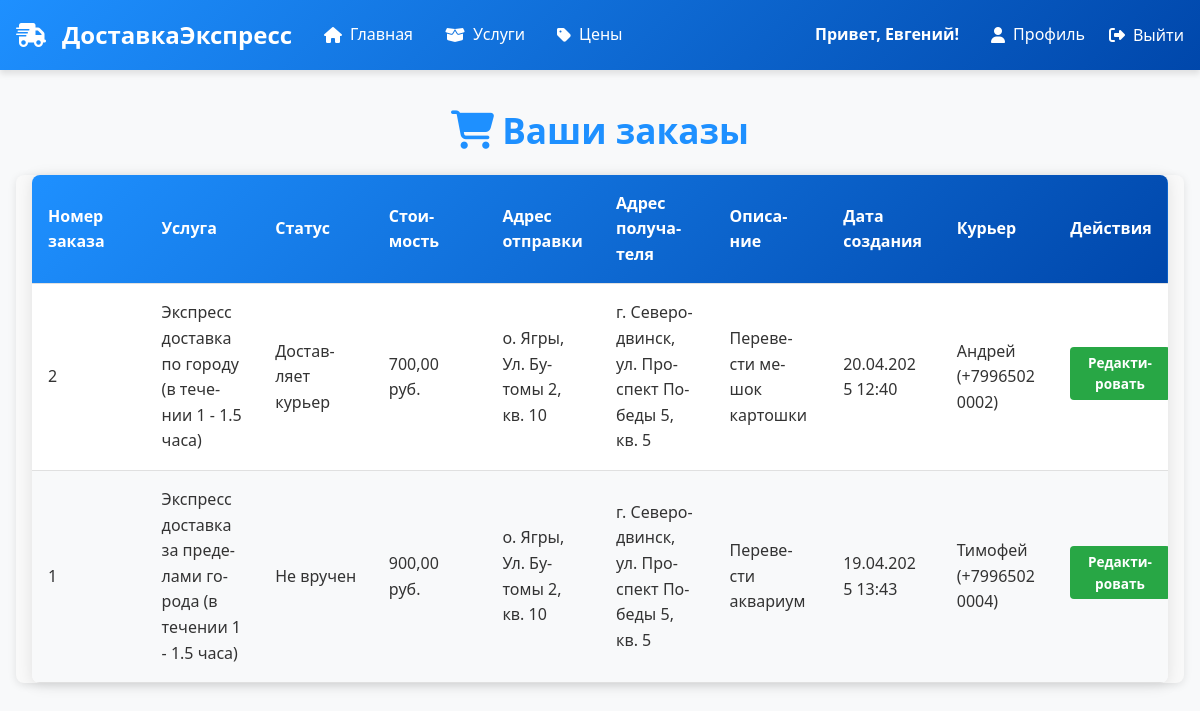
Before: /profile/ (signed in) with the older database file.
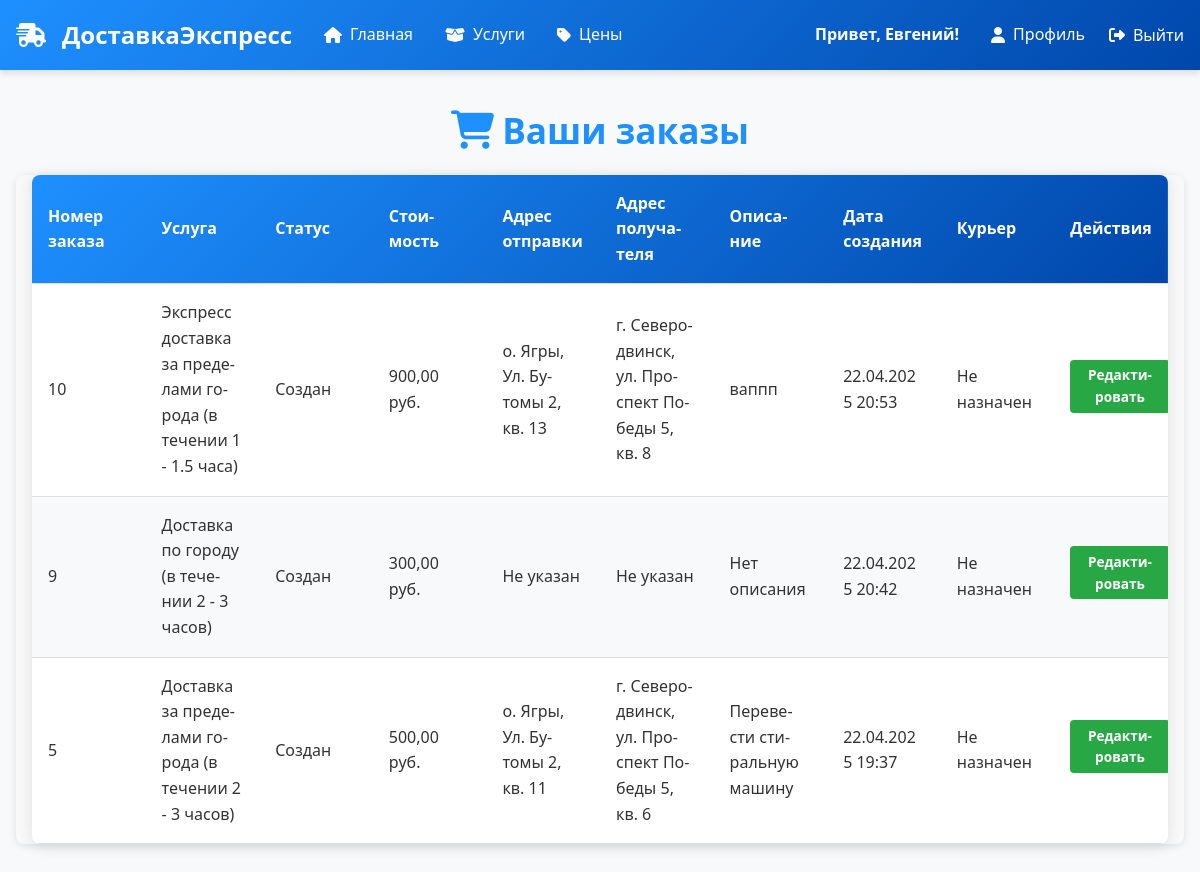
After: the same page with the newer database file.
### delivery/models.py (models this page shows, shortened)
class CustomUser(AbstractUser):
    username = None  # Удаляем поле username
    phone = models.CharField(_('Phone'), max_length=20, unique=True)
    name = models.CharField(_('Name'), max_length=100)
    is_ready = models.BooleanField(default=False, verbose_name="Готов к доставке")
    role = models.ForeignKey(
        Role,
        on_delete=models.SET_NULL,
        null=True,
        blank=True,
        default=None,  # Явно указываем, что по умолчанию null
        verbose_name="Роль",
        related_name='users'
    )
    USERNAME_FIELD = 'phone'
    REQUIRED_FIELDS = ['name']  # Обязательные поля при createsuperuser
    objects = CustomUserManager()

class Order(models.Model):
    STATUS_CHOICES = [
        ('create', 'Создан'),
        ('courier', 'Доставляет курьер'),
        ('delivered', 'Вручен'),
        ('not_delivered', 'Не вручен'),
        ('cancelled', 'Отменен'),
    ]
    sender = models.ForeignKey(
        settings.AUTH_USER_MODEL,
        on_delete=models.SET_NULL,
        null=True,
        blank=True,
        verbose_name="Отправитель",
        related_name='orders_sent'
    )
    courier = models.ForeignKey(
        settings.AUTH_USER_MODEL,
        on_delete=models.SET_NULL,
        null=True,
        blank=True,
        verbose_name="Курьер",
        related_name='orders_courier',
        limit_choices_to={'role__id': 2}  # Ограничение выбора пользователей с ролью id=2
    )
    service = models.ForeignKey(
        'Service',
        on_delete=models.SET_NULL,
        null=True,
        blank=True,
        verbose_name="Услуга",
        related_name='orders'
    )
    sender_address = models.CharField(
        max_length=255,
        verbose_name="Адрес отправки",
        blank=True,
        default=''
    )
    order_description = models.TextField(
        verbose_name="Описание заказа",
        blank=True,
        default=''
    )
    recipient_address = models.CharField(
        max_length=255,
        verbose_name="Адрес получателя",
        blank=True,
        default=''
    )
    cost = models.DecimalField(
        max_digits=10,
        decimal_places=2,
        verbose_name="Стоимость",
        null=True,
        blank=True,
        help_text="Стоимость берется из услуги"
    )
    status = models.CharField(
        max_length=20,
        choices=STATUS_CHOICES,
        default='courier',
        verbose_name="Статус заказа"
    )
    comment = models.TextField(
        verbose_name="Комментарий",
        null=True,
        blank=True,
        default=None
    )
    claim = models.TextField(
        verbose_name="Претензия",
        null=True,
        blank=True,
        default=None
    )
    created_at = models.DateTimeField(auto_now_add=True, verbose_name="Дата создания")
    class Meta:
        verbose_name = "Заказ"
        verbose_name_plural = "Заказы"
        ordering = ['-created_at']

class Service(models.Model):
    name = models.CharField(max_length=100, verbose_name="Название услуги")
    description = models.TextField(verbose_name="Описание услуги")
    price = models.DecimalField(max_digits=10, decimal_places=2, verbose_name="Цена")
    class Meta:
        verbose_name = "Услуга"
        verbose_name_plural = "Услуги"
        ordering = ['name']

### delivery/views.py (the view)
# urls.py: path('profile/', profile, name='profile'),
@login_required
def profile(request):
    orders = Order.objects.filter(sender=request.user).order_by('-created_at')
    return render(request, 'delivery/profile.html', {'orders': orders})

### templates/delivery/profile.html (shortened to what this page needs)
{% extends "base.html" %}
{% block content %}
<div class="profile-header">
    <i class="fas fa-shopping-cart" aria-hidden="true"></i>
    <span>Ваши заказы</span>
</div>
<div class="profile-container">
    {% if orders %}
        <table class="orders-table" aria-label="Таблица заказов пользователя">
            <thead>
                <tr>
                    <th>Номер заказа</th>
                    <th>Услуга</th>
                    <th>Статус</th>
                    <th>Стоимость</th>
                    <th>Адрес отправки</th>
                    <th>Адрес получателя</th>
                    <th>Описание</th>
                    <th>Дата создания</th>
                    <th>Курьер</th>
                    <th>Действия</th>
                </tr>
            </thead>
            <tbody>
                {% for order in orders %}
                <tr>
                    <td>{{ order.id }}</td>
                    <td>{{ order.service.name|default:"Не указана" }}</td>
                    <td>{{ order.get_status_display }}</td>
                    <td>{{ order.cost|default:"Не указана" }} руб.</td>
                    <td>{{ order.sender_address|default:"Не указан" }}</td>
                    <td>{{ order.recipient_address|default:"Не указан" }}</td>
                    <td class="order-description">{{ order.order_description|default:"Нет описания" }}</td>
                    <td>{{ order.created_at|date:"d.m.Y H:i" }}</td>
                    <td>
                        {% if order.courier %}
                            {{ order.courier.name }} ({{ order.courier.phone }})
                        {% else %}
                            Не назначен
                        {% endif %}
                    </td>
                    <td><a href="{% url 'order_edit_user' order.id %}"  class="btn btn-secondary">Редактировать</a></td>
                </tr>
                {% endfor %}
            </tbody>
        </table>
    {% else %}
        <p>У вас пока нет заказов.</p>
    {% endif %}
</div>
{% endblock %}

### templates/base.html (shortened to what this page needs)
<!DOCTYPE html>
<html lang="ru">
<head>
    <link rel="stylesheet" href="https://cdnjs.cloudflare.com/ajax/libs/font-awesome/6.4.0/css/all.min.css">
</head>
<body>
    <header>
        <div class="container">
            <nav>
                <div class="left-nav">
                    <a href="{% url 'home' %}" class="logo">
                        <i class="fas fa-truck-fast"></i>
                        <span>ДоставкаЭкспресс</span>
                    </a>
                    <a href="{% url 'home' %}"><i class="fas fa-home"></i> Главная</a>
                    {% if not user.is_authenticated or user.role.id == 1 or user.is_superuser or user.is_staff %}
                        <a href="{% url 'delivery:services' %}"><i class="fas fa-box-open"></i> Услуги</a>
                        <a href="{% url 'prices:prices' %}"><i class="fas fa-tag"></i> Цены</a>
                    {% endif %}
                </div>
                <div class="right-nav">
                    {% if user.is_authenticated %}
                        <span class="user-greeting">Привет, {{ user.name }}!</span>
                        {% if user.is_superuser or user.is_staff %}
                            <a href="{% url 'orders' %}"><i class="fas fa-shopping-cart"></i> Заказы</a>
                        {% elif user.role.id == 1 %}
                            <a href="{% url 'profile' %}"><i class="fas fa-user"></i> Профиль</a>
                        {% endif %}
                        <form class="logoutButton" id="logout-form" method="post" action="/logout/">
                            <button type="submit">
                                <i class="fas fa-sign-out-alt"></i> Выйти
                            </button>
                        </form>
                    {% else %}
                        <a href="{% url 'login' %}"><i class="fas fa-sign-in-alt"></i> Войти</a>
                        <a href="{% url 'register' %}"><i class="fas fa-user-plus"></i> Регистрация</a>
                    {% endif %}
                </div>
            </nav>
        </div>
    </header>
    <main class="container">
        {% block content %}{% endblock %}
    </main>
</body>
</html>

### templates/base.html (style rules this page uses)
body { font-family: 'Segoe UI', Tahoma, Geneva, Verdana, sans-serif; margin: 0; padding: 0; line-height: 1.6; background-color: #f8f9fa; }
header { background: linear-gradient(135deg, #1e90ff, #0047ab); color: white; padding: 1rem 0; box-shadow: 0 4px 6px rgba(0, 0, 0, 0.1); }
.container { max-width: 1800px; margin: 0 auto; padding: 0 1rem; }
nav { display: flex; justify-content: space-between; align-items: center; }
.left-nav, .right-nav { display: flex; align-items: center; }
.left-nav { gap: 2rem; }
.right-nav { gap: 1.5rem; }
nav a { color: white; text-decoration: none; font-weight: 500; transition: all 0.3s ease; display: flex; align-items: center; gap: 0.5rem; }
.logo { font-weight: 700; font-size: 1.5rem; display: flex; align-items: center; color: white; }
.logo i { margin-right: 0.5rem; }
.user-greeting { font-weight: 600; margin-right: 0.5rem; }
#logout-form button { background: none; border: none; color: white; font-weight: 500; font-family: inherit; font-size: inherit; cursor: pointer; display: flex; align-items: center; gap: 0.5rem; padding: 0; }

### templates/delivery/profile.html (style rules this page uses)
body { font-family: 'Segoe UI', Tahoma, Geneva, Verdana, sans-serif; color: #333; line-height: 1.6; background-color: #f8f9fa; margin: 0; padding: 0; }
.profile-header { max-width: 1200px; margin: 2rem auto 1rem; padding: 0 1rem; text-align: center; color: #1e90ff; font-weight: 600; font-size: 2.2rem; display: flex; justify-content: center; align-items: center; gap: 0.5rem; }
.profile-header i { font-size: 2.4rem; }
.profile-container { max-width: 1800px; margin: 0 auto 2rem; padding: 0 1rem; background: #f9f9f9; border-radius: 8px; box-shadow: 0 2px 8px rgba(0,0,0,0.1); font-family: inherit; color: #333; text-align: center; }
.orders-table { width: 100%; border-collapse: collapse; margin: 1rem 0 0 0; box-shadow: 0 2px 15px rgba(0, 0, 0, 0.1); border-radius: 8px; overflow: hidden; background: white; text-align: left; table-layout: fixed; }
.orders-table thead { background: linear-gradient(135deg, #1e90ff, #0047ab); color: white; }
.orders-table th, .orders-table td { padding: 1rem; font-size: 1rem; border-bottom: 1px solid #e0e0e0; vertical-align: middle; overflow-wrap: break-word; word-wrap: break-word; hyphens: auto; }
.orders-table tbody tr:nth-child(even) { background-color: #f8f9fa; }
.order-description { max-width: 250px; }
.btn { display: inline-block; padding: 0.5rem 1rem; font-size: 1rem; font-weight: 600; color: white; background-color: #1e90ff; border: none; border-radius: 4px; text-decoration: none; cursor: pointer; transition: background-color 0.3s ease; margin-right: 0.5rem; margin-bottom: 0.5rem; }
.btn-secondary { background-color: #28a745; padding: 0.3rem 0.6rem; font-size: 0.85rem; min-width: 80px; border-radius: 4px; color: white; text-align: center; display: inline-block; cursor: pointer; transition: background-color 0.3s ease; }

Changed rows visible on the page:
removed Order: id "2", service.name "Экспресс доставка по городу (в течении 1 - 1.5 часа)", status "Доставляет курьер", cost "700,00", sender_address "о. Ягры, Ул. Бутомы 2, кв. 10", recipient_address "г. Северодвинск, ул. Проспект Победы 5, кв. 5", order_description "Перевести мешок картошки", created_at "20.04.2025 12:40", courier.name "Андрей", courier.phone "+79965020002"
removed Order: id "1", service.name "Экспресс доставка за пределами города (в течении 1 - 1.5 часа)", status "Не вручен", cost "900,00", sender_address "о. Ягры, Ул. Бутомы 2, кв. 10", recipient_address "г. Северодвинск, ул. Проспект Победы 5, кв. 5", order_description "Перевести аквариум", created_at "19.04.2025 13:43", courier.name "Тимофей", courier.phone "+79965020004"
added Order: id "10", service.name "Экспресс доставка за пределами города (в течении 1 - 1.5 часа)", status "Создан", cost "900,00", sender_address "о. Ягры, Ул. Бутомы 2, кв. 13", recipient_address "г. Северодвинск, ул. Проспект Победы 5, кв. 8", order_description "ваппп", created_at "22.04.2025 20:53", shows "Не назначен"
added Order: id "9", service.name "Доставка по городу (в течении 2 - 3 часов)", status "Создан", cost "300,00", sender_address "Не указан", recipient_address "Не указан", order_description "Нет описания", created_at "22.04.2025 20:42", shows "Не назначен"
added Order: id "5", service.name "Доставка за пределами города (в течении 2 - 3 часов)", status "Создан", cost "500,00", sender_address "о. Ягры, Ул. Бутомы 2, кв. 11", recipient_address "г. Северодвинск, ул. Проспект Победы 5, кв. 6", order_description "Перевести стиральную машину", created_at "22.04.2025 19:37", shows "Не назначен"
